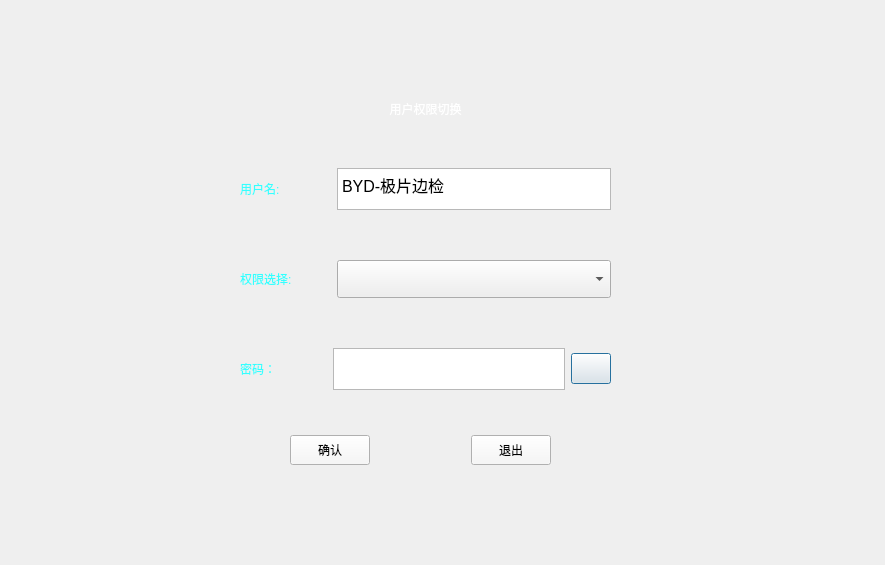
<?xml version="1.0" encoding="UTF-8"?>
<ui version="4.0">
 <class>Dialog</class>
 <widget class="QDialog" name="Dialog">
  <property name="geometry">
   <rect>
    <x>0</x>
    <y>0</y>
    <width>885</width>
    <height>565</height>
   </rect>
  </property>
  <property name="minimumSize">
   <size>
    <width>885</width>
    <height>565</height>
   </size>
  </property>
  <property name="maximumSize">
   <size>
    <width>885</width>
    <height>565</height>
   </size>
  </property>
  <property name="windowTitle">
   <string>Dialog</string>
  </property>
  <property name="styleSheet">
   <string notr="true">QDialog#Dialog
{
border-image: url(res/loginbackground1.jpg); }</string>
  </property>
  <widget class="QWidget" name="widget_4" native="true">
   <property name="geometry">
    <rect>
     <x>240</x>
     <y>100</y>
     <width>371</width>
     <height>291</height>
    </rect>
   </property>
   <layout class="QVBoxLayout" name="verticalLayout">
    <property name="spacing">
     <number>50</number>
    </property>
    <item>
     <widget class="QLabel" name="label_4">
      <property name="styleSheet">
       <string notr="true">font: 16pt &quot;Arial Unicode MS&quot;;
color: rgb(255, 255, 255);</string>
      </property>
      <property name="text">
       <string>用户权限切换</string>
      </property>
      <property name="alignment">
       <set>Qt::AlignCenter</set>
      </property>
     </widget>
    </item>
    <item>
     <widget class="QWidget" name="widget_2" native="true">
      <layout class="QHBoxLayout" name="horizontalLayout" stretch="1,3">
       <property name="leftMargin">
        <number>0</number>
       </property>
       <property name="topMargin">
        <number>0</number>
       </property>
       <property name="rightMargin">
        <number>0</number>
       </property>
       <property name="bottomMargin">
        <number>0</number>
       </property>
       <item>
        <widget class="QLabel" name="label">
         <property name="styleSheet">
          <string notr="true">font: 14pt &quot;Arial Unicode MS&quot;;
color: rgb(53, 255, 255);</string>
         </property>
         <property name="text">
          <string>用户名:</string>
         </property>
        </widget>
       </item>
       <item>
        <widget class="QTextEdit" name="textEdit">
         <property name="html">
          <string>&lt;!DOCTYPE HTML PUBLIC &quot;-//W3C//DTD HTML 4.0//EN&quot; &quot;http://www.w3.org/TR/REC-html40/strict.dtd&quot;&gt;
&lt;html&gt;&lt;head&gt;&lt;meta name=&quot;qrichtext&quot; content=&quot;1&quot; /&gt;&lt;style type=&quot;text/css&quot;&gt;
p, li { white-space: pre-wrap; }
&lt;/style&gt;&lt;/head&gt;&lt;body style=&quot; font-family:'SimSun'; font-size:8.25pt; font-weight:400; font-style:normal;&quot;&gt;
&lt;p style=&quot; margin-top:0px; margin-bottom:0px; margin-left:0px; margin-right:0px; -qt-block-indent:0; text-indent:0px;&quot;&gt;&lt;span style=&quot; font-size:12pt;&quot;&gt;BYD-极片边检&lt;/span&gt;&lt;/p&gt;&lt;/body&gt;&lt;/html&gt;</string>
         </property>
        </widget>
       </item>
      </layout>
     </widget>
    </item>
    <item>
     <widget class="QWidget" name="widget" native="true">
      <layout class="QHBoxLayout" name="horizontalLayout_2" stretch="1,3">
       <property name="leftMargin">
        <number>0</number>
       </property>
       <property name="topMargin">
        <number>0</number>
       </property>
       <property name="rightMargin">
        <number>0</number>
       </property>
       <property name="bottomMargin">
        <number>0</number>
       </property>
       <item>
        <widget class="QLabel" name="label_2">
         <property name="styleSheet">
          <string notr="true">font: 14pt &quot;Arial Unicode MS&quot;;
color: rgb(53, 255, 255);</string>
         </property>
         <property name="text">
          <string>权限选择:</string>
         </property>
        </widget>
       </item>
       <item>
        <widget class="QComboBox" name="comboBox">
         <property name="minimumSize">
          <size>
           <width>0</width>
           <height>38</height>
          </size>
         </property>
         <property name="maximumSize">
          <size>
           <width>1111</width>
           <height>11111111</height>
          </size>
         </property>
         <property name="styleSheet">
          <string notr="true">border:1px solid rgb(255, 255, 255);
QComboBox::drop-down {height:60px;}</string>
         </property>
         <property name="frame">
          <bool>true</bool>
         </property>
        </widget>
       </item>
      </layout>
     </widget>
    </item>
    <item>
     <widget class="QWidget" name="widget_3" native="true">
      <layout class="QHBoxLayout" name="horizontalLayout_3" stretch="1,3,0">
       <property name="leftMargin">
        <number>0</number>
       </property>
       <property name="topMargin">
        <number>0</number>
       </property>
       <property name="rightMargin">
        <number>0</number>
       </property>
       <property name="bottomMargin">
        <number>0</number>
       </property>
       <item>
        <widget class="QLabel" name="label_3">
         <property name="minimumSize">
          <size>
           <width>87</width>
           <height>0</height>
          </size>
         </property>
         <property name="styleSheet">
          <string notr="true">font: 14pt &quot;Arial Unicode MS&quot;;
color: rgb(53, 255, 255);</string>
         </property>
         <property name="text">
          <string>密码：</string>
         </property>
        </widget>
       </item>
       <item>
        <widget class="QTextEdit" name="textEdit_password"/>
       </item>
       <item>
        <widget class="QPushButton" name="ptb_key">
         <property name="minimumSize">
          <size>
           <width>35</width>
           <height>31</height>
          </size>
         </property>
         <property name="sizeIncrement">
          <size>
           <width>0</width>
           <height>0</height>
          </size>
         </property>
         <property name="styleSheet">
          <string notr="true">QPushButton#ptb_key
{ border-image: url(res/key.png); }  
QPushButton:hover#ptb_key
{ border-image: url(res/key_hover.png); }  


</string>
         </property>
         <property name="text">
          <string/>
         </property>
        </widget>
       </item>
      </layout>
     </widget>
    </item>
   </layout>
  </widget>
  <widget class="QWidget" name="widget_5" native="true">
   <property name="geometry">
    <rect>
     <x>290</x>
     <y>420</y>
     <width>261</width>
     <height>61</height>
    </rect>
   </property>
   <layout class="QHBoxLayout" name="horizontalLayout_4">
    <item>
     <widget class="QPushButton" name="pbt_ensure">
      <property name="minimumSize">
       <size>
        <width>0</width>
        <height>30</height>
       </size>
      </property>
      <property name="styleSheet">
       <string notr="true">background-color: rgb(247, 247, 247);
font: 75 10pt &quot;Agency FB&quot;;</string>
      </property>
      <property name="text">
       <string>确认</string>
      </property>
     </widget>
    </item>
    <item>
     <spacer name="horizontalSpacer">
      <property name="orientation">
       <enum>Qt::Horizontal</enum>
      </property>
      <property name="sizeHint" stdset="0">
       <size>
        <width>78</width>
        <height>20</height>
       </size>
      </property>
     </spacer>
    </item>
    <item>
     <widget class="QPushButton" name="pbt_quit">
      <property name="minimumSize">
       <size>
        <width>0</width>
        <height>30</height>
       </size>
      </property>
      <property name="styleSheet">
       <string notr="true">background-color: rgb(247, 247, 247);
font: 75 10pt &quot;Agency FB&quot;;</string>
      </property>
      <property name="text">
       <string>退出</string>
      </property>
     </widget>
    </item>
   </layout>
  </widget>
 </widget>
 <resources/>
 <connections/>
</ui>
